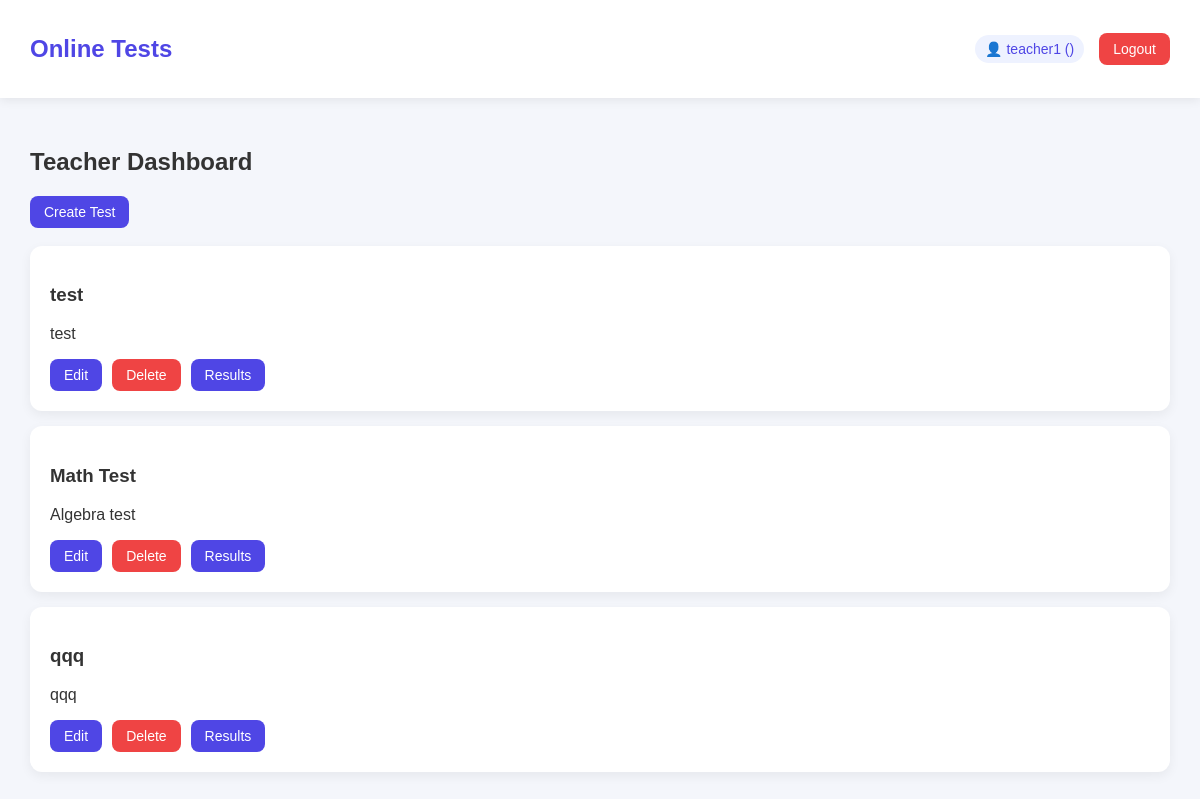
The page /teacher/ (signed in) on the database as committed earlier.
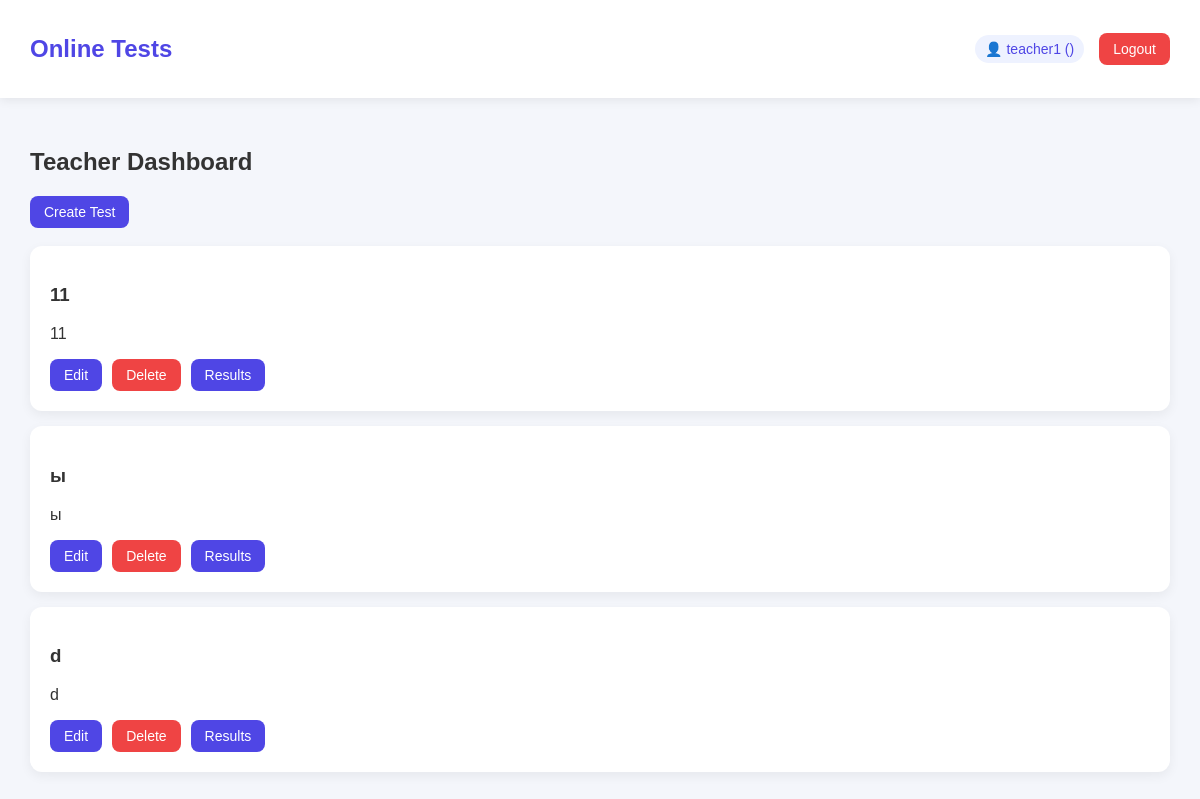
The same page on the database as committed later.
### tests/models.py (models this page shows)
class Test(models.Model):
    title = models.CharField(max_length=200)
    description = models.TextField()
    pdf_file = models.FileField(upload_to="tests/")
    question_count = models.IntegerField()
    teacher = models.ForeignKey(User, on_delete=models.CASCADE)

### tests/views.py (the view)
# urls.py: path('teacher/', teacher_dashboard, name='teacher_dashboard'),
def teacher_dashboard(request):
    tests = Test.objects.filter(teacher=request.user)
    return render(request, "teacher/dashboard.html", {"tests": tests})

### templates/teacher/dashboard.html (shortened to what this page needs)
{% extends "base.html" %}
{% block content %}
<div class="container">
<h2> Teacher Dashboard</h2>
<a href="/teacher/create_test/">
    <button> Create Test</button>
</a>
<br><br>
{% for test in tests %}
<div class="card">
<h3>{{ test.title }}</h3>
<p>{{ test.description }}</p>
<div style="display:flex; gap:10px;">
<a href="/teacher/add-questions/{{ test.id }}/">
    <button> Edit</button>
</a>
<button class="danger" onclick="deleteTest({{ test.id }})">
     Delete
</button>
<a href="/teacher/results/{{ test.id }}/">
    <button> Results</button>
</a>
</div>
</div>
{% endfor %}
</div>
{% endblock %}

Rows that differ between the two databases and show on the page:
removed Test: title "test", description "test"
removed Test: title "Math Test", description "Algebra test"
removed Test: title "qqq", description "qqq"
added Test: title "11", description "11"
added Test: title "ы", description "ы"
added Test: title "d", description "d"
